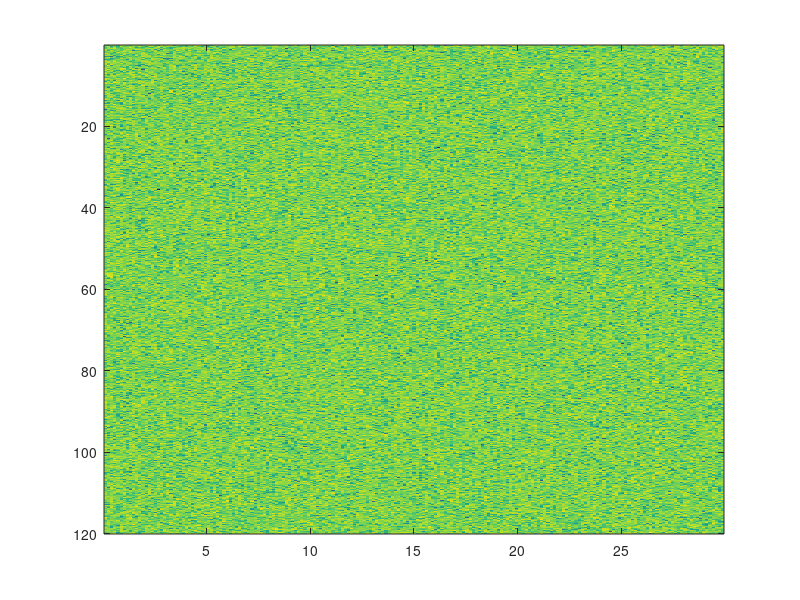
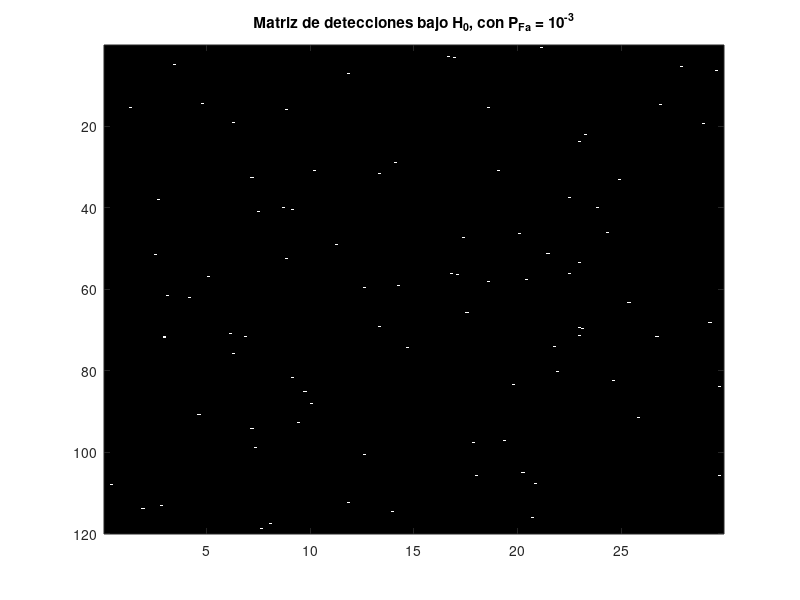
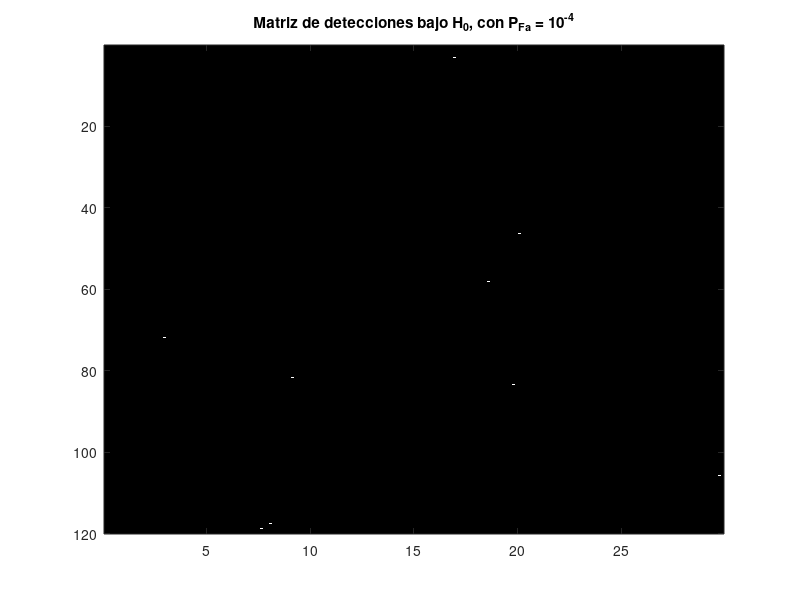

The MATLAB script that drew these images, in order: (Note: this script raises an error after producing the figures.)
clear;clc;close all;
%% PARAMETROS DEL RADAR
k=1.38054e-23;% (J/K)
T0=290; % K
c=3e8; %m/s velocidad de la luz
BW_senal  = 1e6; 
ancho_haz = 1.2; %grados
giro_antena=26; %rpm
PRF=1950;%Hz
Rango_max_matriz=30*1000; %m;       60*1000/1.85200; %m
Cobertura_acimut= 120; %grados
f_portadora=2.5e9; %Hz
Fs=2.35; %dB Factor de ruido de la cadena receptora
lambda=c/f_portadora;

p_pico=1e3; %W
Ganancia_TX=30; %dB

%% Dimensiones de la matriz radar
% Resoluciones

R_resolucion  = c/(2*BW_senal);
Az_Resolucion = ancho_haz;

% Tamaño matriz
separacion_columnas = R_resolucion;
num_columnas        = ceil(Rango_max_matriz/separacion_columnas)-1;
separacion_filas    = giro_antena*360/PRF/60;
num_filas           = ceil(Cobertura_acimut/separacion_filas);

%Número de pulsos recibidos por blanco en cada exploración
Tiempo_iluminacion = ancho_haz*60/(giro_antena*360);

n_pulsos = Tiempo_iluminacion*PRF;

% Varianza de las componentes en fase y  cuadratura del ruido
No=1; 

% Generación de tres matrizes radar correspondientes a 3 vueltas de antena
% consecutivas bajo H0. 
% Es decir, la hipotesis nula es cierta = solo hay
% muestras de ruido

% Matriz de ruido base ||| el ",3" es para tenerlo en 3D
ruido = sqrt(No)*randn(num_filas,num_columnas,3)+1i*sqrt(No)*randn(num_filas,num_columnas,3);

eje_x = (1:num_columnas)*R_resolucion/1000; %Eje de distancias en km

eje_y = (1:num_filas)*separacion_filas; %Eje de acimut en grados
                                                %(:,:,1) es todas las columnas y filas, de la loncha 1
figure(); imagesc(eje_x,eje_y, 20*log10(abs(ruido(:,:,1))))

%                   APARTADO 3: CALCULO DE PROBABILIDAD

Pfa = [1e-3,1e-4];

umbrales =gaminv(1-Pfa,1,2*No);

ruido_detectado_menos3 = (abs(ruido).^2)>umbrales(1);

ruido_detectado_menos4 = (abs(ruido).^2)>umbrales(2);

figure(); imagesc(eje_x,eje_y,ruido_detectado_menos3(:,:,2));colormap("gray");
title("Matriz de detecciones bajo H_0, con P_{Fa} = 10^{-3}")

figure(); imagesc(eje_x,eje_y,ruido_detectado_menos4(:,:,2));colormap("gray");
title("Matriz de detecciones bajo H_0, con P_{Fa} = 10^{-4}")

% Como sabemos is en estas imagenes tengo las probabilidades introducidas?
% Una solucion sencilla es la repeticion de montecarlo. Que es repetir
% varias veces el experimento.

% Estimo la prob como: Nºcasosfavorables/nºcasosposibles

% Vamos a estimarla, por ejemplo, usando solo la 3era matriz7

Pfa_menos3_estimada = sum(ruido_detectado_menos3(:,:,3),"all")/numel(ruido_detectado_menos3(:,:,3)); %Devuelve un vector columna, que es la suma de todas las filas. Si pongo "all" solo saca un numerito
Pfa_menos4_estimada = sum(ruido_detectado_menos4(:,:,3),"all")/numel(ruido_detectado_menos4(:,:,3));


% Estimacion Pfa utilizando matriz 3D capa 1

Pfa_menos3_estimada = sum(ruido_detectado_menos3(:,:,1),"all")/numel(ruido_detectado_menos3(:,:,1)); %Devuelve un vector columna, que es la suma de todas las filas. Si pongo "all" solo saca un numerito
Pfa_menos4_estimada = sum(ruido_detectado_menos4(:,:,1),"all")/numel(ruido_detectado_menos4(:,:,1));

% Estimacion Pfa utilizando matriz 3D capa 2
Pfa_menos3_estimada = sum(ruido_detectado_menos3(:,:,2),"all")/numel(ruido_detectado_menos3(:,:,2)); %Devuelve un vector columna, que es la suma de todas las filas. Si pongo "all" solo saca un numerito
Pfa_menos4_estimada = sum(ruido_detectado_menos4(:,:,2),"all")/numel(ruido_detectado_menos4(:,:,2));

% APARTADO 4: CALCULAR ERROR DE ESTIMACION

% Error de estimacion
error_est_matriz3D = sqrt((1-Pfa)./(num_columnas*num_filas*3*Pfa))*100;

% Si solo uso una capa
error_est_una_capa = sqrt((1-Pfa)./(num_columnas*num_filas*Pfa))*100;
error_est = sqrt((1-Pfa)./(num_columnas*num_filas*Pfa))*100;

% % % % ESTUDIO DEL VECTOR DE OBSERVACIÓN  BAJO  H1.xº
load("matrices_vueltas.mat"); %Carga ruido_blancos y ruido_blancosVuelta2


ruido_blancos_vuelta2_detectado_menos3 = (abs(ruido_blancos_vuelta2).^2)>umbrales(1);
ruido_blancos_vuelta2_detectado_menos4 = (abs(ruido_blancos_vuelta2).^2)>umbrales(2);


figure(); imagesc(eje_x,eje_y,ruido_blancos_vuelta2_detectado_menos3);colormap("gray");
title("Matriz de detecciones con blancos, con P_{Fa} = 10^{-3}")

figure(); imagesc(eje_x,eje_y,ruido_blancos_vuelta2_detectado_menos4);colormap("gray");
title("Matriz de detecciones con blancos, con P_{Fa} = 10^{-4}")

% Para estimar Pd tengo que asegurar que H1 es cierta (hay blanco).
%     Nº de unos detectados asociados a blancos / Nº de unos posibles
%     asociados a los blancos

%       15 + 10 + 4 / (15*3)

%% 

% % % % % % COPIO COSAS DE LA PAGINA 5 DE LA PRACTICA 1

SNR = 0:0.5:30; %dB
Er  = 10.^(SNR/10);

%Paso la SNR en dB a unidades naturales teniendo en cuenta que
% N0=1.

Pfas     = [1e-2, 1e-4];
Umbrales = gaminv(1-Pfas,1,2*No);

%Vector de umbrales para cada una de las Pfas que he definido

Pd_estimada = zeros(length(Er),length(Pfas));

for valor_Pfa=1: length(Pfas)
    
     for valor_SNR=1:length(SNR)
         
         ruido_Pd = randn(9,10000)+1i*randn(9,10000);
         blanco   = sqrt(2*Er(valor_SNR))*exp(1i*pi/5); %Es un blanco estacionario
         
         ruido_blanco_Pd   = ruido_Pd+blanco; %Sumo al ruido base el blanco
         salida_comparador = (abs(ruido_blanco_Pd).^2)>Umbrales(valor_Pfa);
%                      fila correspondiente SNR, fila correspondiente PFa:
%                      Sumo todos los elementops de la salida del
%                      comparador, divido por el numero de elementos.
%                      Necesito una Pd por cada SNR
         Pd_estimada(valor_SNR,valor_Pfa) = sum(salida_comparador,'all')/numel(salida_comparador);

     end %del for de SNR
end      %del for de Pfas

figure(); plot(SNR,Pd_estimada(:,1)); xlabel('SNR(dB)'); % Pillo la columna 1 porque es la primera Pf
ylabel('P_D');
hold on;
plot(SNR,Pd_estimada(:,2));
% legend("Pf_{Fa}=10^{-2}","Pf_{Fa}=10^{-4}");
grid;
% Representamos de 0 a 30 dB de SNR. Tenemos 2 curvas, correspondientes a
% cada una de las Pf.
% A menor probabilidad de error, la curva empieza conu un "offset". De
% hecho, esto se mantiene en toda la curva hasta que llega un punto en que
% satura y las dos curvas convergen en una asíntota.

%  Si bajamos la probabilidad de falsa alarma, cumplimos mejor, pero
%  empeora la capazidad de discriminación.


% Apartado 5 Represente las curvas de detección estimadas en la cuestión 4 y compárelas con las
% teóricas obtenidas en la cuestión 1.


% CALCULO CURVAS DETECCION TEÓRICAS

Pd_teorica_menos2 = 1-ncx2cdf(Umbrales(1),2,2*Er);
Pd_teorica_menos4 = 1-ncx2cdf(Umbrales(2),2,2*Er);

plot(SNR,Pd_teorica_menos2,"o"); 
plot(SNR,Pd_teorica_menos4,"s");

legend("Pf_{Fa}=10^{-2} estimación","Pf_{Fa}=10^{-4} estimación","Pf_{Fa}=10^{-2} teorica","Pf_{Fa}=10^{-4} teorica");


%% Aplicamos un filtro integrador a la matriz de ruido

ruido = sqrt(No)*randn(num_filas,num_columnas) + 1i*sqrt(No)*randn(num_filas,num_columnas);

fun = @ (x) (sum(x));
ruido_integrado=nlfilter(ruido,[n_pulsos 1],fun);

figure(); imagesc(eje_x,eje_y,10*log10(abs(ruido)).^2);
title("Intensidad del ruido")


figure(); imagesc(eje_x,eje_y,10*log10(abs(ruido_integrado)).^2);
title("Intensidad del ruido integrado")
% Los valores próximos se parecen mucho. Esto es porque aparece una

% correlacionn a lo largo de las columnas.
% 
% ruido_integrado_maspulsos =nfilter(ruido,[5*n_pulsos 1],fun);
% 
% 
% figure(); imagesc(eje_x,eje_y,10*log10(abs(ruido_integrado_maspulsos)).^2);
% titile("Intensidad del ruido integrado 5*n pulsos")

% muchas mas cosas .Por eso aqui vemos mejor la estructura vertical.
% Esto se conoce como correlación a lo largo de cada columna, ya que cad
% acolumna es filtrada de forma independiente


varianza_real_integrado = var(real(ruido_integrado(:)))
% Ahora N(0,15*No)+jN(0,15*No) ?¿?¿?¿


% SNR15Pulsos = 10log10(15*15*Er/15/No)
% Vamos a comprobar que tenemos la Ganancia de integracion.

% % % % % %  ESTIMACION DE LA PROB DETECCION(Pd) PARA EL DETECTOR
% COHERENTE/// INTEGRADOR COHERENTE SEGUIDO DEL DETECTOR DE ENVOLVENTE DE
% LEY CUADRÁTICA

SNR = -30:0.5:30; %dB
Er  = 10.^(SNR/10);

%Paso la SNR en dB a unidades naturales teniendo en cuenta que
% N0=1.

Pfas     = [1e-2, 1e-4];
% Umbrales = gaminv(1-Pfas,1,2*No);
Umbrales_integrador = gaminv(1-Pfas,1,2*No*n_pulsos);
%Estimador de la probabilidad para el detector coherente
%IQ(real-imaginaria/modulo-fase) seguiodo del detector envolvente de ley
%cuadrático

Pd_estimada_integrador = zeros(length(Er),length(Pfas));

for valor_Pfa=1: length(Pfas)
    
     for valor_SNR=1:length(SNR)
         
         ruido_Pd = randn(n_pulsos,10000)+1i*randn(n_pulsos,10000);
         blanco   = sqrt(2*Er(valor_SNR))*exp(1i*pi/5); %Es un blanco estacionario
         
         ruido_blanco_Pd   = ruido_Pd+blanco; %Sumo al ruido base el blanco

         %aplicamos el filtro integrador
         ruido_blanco_integrado = sum(ruido_blanco_Pd); %Matriz fila de la suma de las columnas.

         salida_comparador = (abs(ruido_blanco_integrado).^2)>Umbrales_integrador(valor_Pfa);
%                      fila correspondiente SNR, fila correspondiente PFa:
%                      Sumo todos los elementops de la salida del
%                      comparador, divido por el numero de elementos.
%                      Necesito una Pd por cada SNR
         Pd_estimada_integrador(valor_SNR,valor_Pfa) = sum(salida_comparador,'all')/numel(salida_comparador);

     end %del for de SNR
end      %del for de Pfas

figure(); plot(SNR,Pd_estimada_integrador(:,1),'o'); xlabel('SNR(dB)'); % Pillo la columna 1 porque es la primera Pf
ylabel('P_D');
hold on;
plot(SNR,Pd_estimada_integrador(:,2));
legend("Pf_{Fa}=10^{-2}","Pf_{Fa}=10^{-4}","Pf_{Fa}=10^{-2} integrador", "Pf_{Fa}=10^{-4} integrador");
grid;

%Estimo la probabilidad de falsa alarma Pfa

Pfa_estimada_integrador_menos2 = sum(abs((ruido_integrado).^2) > Umbrales_integrador(1),'all')/numel(ruido_integrado)
Pfa_estimada_integrador_menos4 = sum(abs((ruido_integrado).^2) > Umbrales_integrador(2),'all')/numel(ruido_integrado)

figure(), imagesc(eje_x,eje_y,abs((ruido_integrado).^2) > Umbrales_integrador(1));colormap('gray')
figure(), imagesc(eje_x,eje_y,abs((ruido_integrado).^2) > Umbrales_integrador(2));colormap('gray')

load("matrices_vueltas.mat")


ruido_blancos_integrado         = nlfilter(ruido_blancos,[n_pulsos 1],fun);
figure(), imagesc(eje_x,eje_y,abs((ruido_blancos_integrado).^2) > Umbrales_integrador(1));colormap('gray')


ruido_blancos_vuelta2_integrado = nlfilter(ruido_blancos_vuelta2,[n_pulsos 1],fun);
figure(), imagesc(eje_x,eje_y,abs((ruido_blancos_vuelta2_integrado).^2) > Umbrales_integrador(1));colormap('gray')

% % % APARTADO GRANDE 6

P  = n_pulsos;

Vr=150; %Velocidad del blanco expresada en km/h
omega_doppler=2*2*pi*f_portadora*1e9* Vr *1000/(3600*3e8)
f_doppler=omega_doppler/(2*pi);
senal=exp(1i*(omega_doppler/PRF)*(0:200)); % generamos 201 muestras porque P son
% muy pocas
senal_norm=senal/(sum(abs(senal).^2));
Espectro_senal=(fft(senal_norm));
plot((0:200)*PRF/201,abs(Espectro_senal))
xlabel('f (Hz)');
grid
[H,W] = freqz(ones(1,P)/sqrt(P),1,200, 'whole', PRF); % Función de Transferencia del
% integrador
hold on;
plot(W,abs(H),'r')

% El filtro integrador elimina el blanco de 7. Por eso los integradores
% coherentes tienen limitaciones.
% El riesgo esta en los blancos con componente radial de velocidad.
% Quiza podemos hacerlo con menos pulsos, la banda de paso es más ancho,
% por lo que aunque tengo menos ganancia, no elimino esto. Es una cuestion
% de diseño.

% Una solucion para poder estudiar blancos en movimiento, aplicamos un
% integrador DETRAS del detector de envolvente.

%     Aplicamos el ABscuadrado primero para tener una matriz de valores
%     reales. Luego aplicamos el integrador incoherente. Es incoherente al
%     ya que solo actua sobre informacion de amplitud.
% Ahora, si tengo blancos con bajo dopler, aunque tenemos menos ganancia de
% integracion que en el coherente, si ahora tenemos una SNR de un pulso, al
% integrar,tenemos una SNR Num_pulsos menor a SNR_1Pulso
% Esto es cierto cuando se tienen blancos de dopler nulo, O con una Fdopler
% menor que la frecuencia de corte del filtro integrado. Si no se cumplen
% las dos o una de las dos, el blanco con doppler entra en la banda
% atenuada del filtro y es eliminado en el coherente, pero el incoherente
% le deja vivir.

%% Prueba del integrador incoherente

Umbrales_integrador_incoherente = gaminv(1-Pfas, n_pulsos,2*No);

ruido_blancos_integrado_incoh = nlfilter(abs(ruido_blancos).^2, [n_pulsos 1],fun);

figure(); imagesc(eje_x,eje_y,ruido_blancos_integrado_incoh>Umbrales_integrador_incoherente(1))